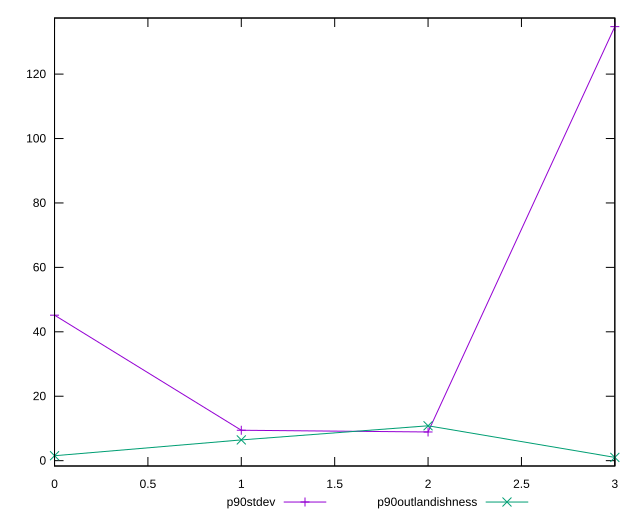

This figure's gnuplot source:
reset

$p90Stdev <<EOF
0 45.15904192353219
1 9.438754473539934
2 8.9057232070027
3 134.73734991866755
EOF

$p90Outlandishness <<EOF
0 1.533915723155588
1 6.4414440000000015
2 10.824099999999998
3 1.0155643735948006
EOF

set key outside below
set xrange [0:3]
set yrange [-1.6588713373066544:137.411785629569]
set trange [-1.6588713373066544:137.411785629569]
set terminal svg size 640, 520 enhanced background rgb 'white'
set output "reports/report_00028_2021-02-24T12-49-42.674Z/unused-css-rules/progression/stddev.svg"

plot $p90Stdev title "p90stdev" with linespoints, \
     $p90Outlandishness title "p90outlandishness" with linespoints

reset
